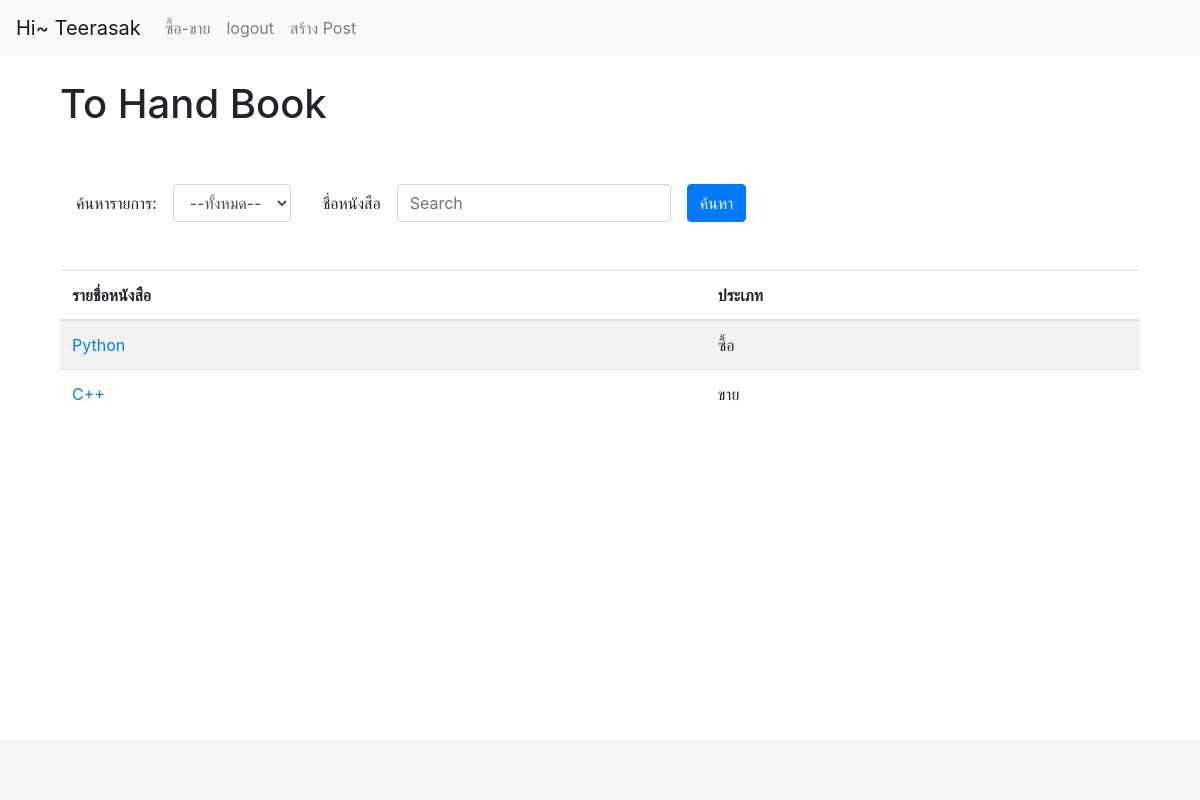
The app's page / (signed in) with its own data.
### Post/models.py (models this page shows)
class Book(models.Model):
    create_by = models.ForeignKey(User, on_delete=models.CASCADE)
    create_date = models.DateTimeField(auto_now=True)
    name_book = models.CharField(max_length=50)
    type_for = (('S', 'ขาย'),('B', 'ซื้อ'))
    type_post = models.CharField(max_length=1, choices=type_for)
    price = models.FloatField(default=0)
    picture = models.URLField(max_length = 500,null = True)
    status = models.BooleanField(default=True)

### Post/views.py (the view)
def index(request):
    user_view = request.user
    search_txt = request.GET.get('inputSearch', '')
    print(search_txt)
    what_book = request.GET.get('what_book', '')
    books = Book.objects.filter(name_book__icontains = search_txt, status = True)
    if what_book:
        books = books.filter(type_post = what_book)
    return render(request, 'index.html', context={
        'search_txt': search_txt,
        'what_book': what_book,
        'booktype': Book.type_for,
        'books': books,
        'user_view': user_view,
    })

### Post/templates/index.html (shortened to what this page needs)
{% extends "base.html" %}
{% block content %}
<div class="container">
    <h1>To Hand Book</h1>
    <br/><br/>
    <form class="form-inline" method="GET" action="{% url 'index' %}">
        <div class="form-group mx-3">
            <label for="what_book">ค้นหารายการ:</label>
            <select class="form-control mx-3" id="what_book" name="what_book">
                <option value="">--ทั้งหมด--</option>
            </select>
        </div>
        <div class="form-group">
            <label for="inputSearch">ชื่อหนังสือ</label>
            <input type="text" class="form-control ml-3" id="inputSearch"
                name="inputSearch" placeholder="Search" value="{{search_txt}}">
        </div>
        <button type="submit" class="btn btn-primary ml-3">ค้นหา</button>
    </form>
    <br/><br/>
    <table class="table table-striped">
        <thead>
            <tr>
                <th scope="col">รายชื่อหนังสือ</th>
                <th scope="col">ประเภท</th>
            </tr>
        </thead>
        <tbody>
            {% for p in books %}
            <tr>
                <td  scope="col"><a href="{% url 'view_post' book_id=p.id %}">{{ p.name_book }}</a></td>
                {% for bt in booktype %}
                    {% if p.type_post == bt.0 %} <td>{{ bt.1 }}</td> {% endif %}
                {% endfor %}
            </tr>
            {% endfor %}
        </tbody>
    </table>
</div>
{% endblock content %}

### templates/base.html (shortened to what this page needs)
<!DOCTYPE html>
{% load static %}
<html lang="en">
<head>
    <link rel="stylesheet" type="text/css" href="{% static 'css/bootstrap.css' %}">
</head>
<body>
    <nav class="navbar navbar-expand-lg navbar-light bg-light">
        <a class="navbar-brand" href="{% url 'index' %}">Hi~ {{request.user.first_name}}</a>
        <div class="collapse navbar-collapse" id="navbarNav">
            <ul class="navbar-nav">
                <li class="nav-item">
                    <a class="nav-link" href="{% url 'index' %}">ซื้อ-ขาย</a>
                </li>
                {% if user.is_authenticated %}
                    <li class="nav-item">
                    <a class="nav-link" href="{% url 'logout' %}">logout</a>
                    </li>
                    <li class="nav-item">
                        <a class="nav-link" href="{% url 'create_post' %}">สร้าง Post</a>
                        </li>
                {% endif %}
            </ul>
        </div>
    </nav>
    <br>
    <div class="container">
        {% block content %}
        {% endblock %}
    </div>
    <footer class="footer">
    </footer>
</body>
</html>

### templates/base.html (style rules this page uses)
html { position: relative; min-height: 100%; }
body { margin-bottom: 60px; }
.footer { position: absolute; bottom: 0; width: 100%; height: 60px; line-height: 60px; background-color: #f5f5f5; }

### records on screen
Book: name_book "Python", bt "ซื้อ"
Book: name_book "C++", bt "ขาย"

### other values on screen
{{ request.user.first_name }} "Teerasak"
